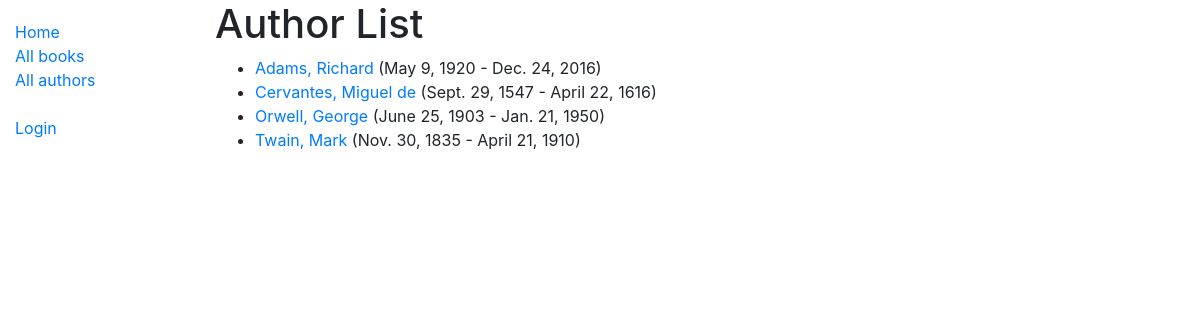
Screenshot of /catalog/authors/ with the database file from the repository.
### catalog/models.py (models this page shows, shortened)
class Author(models.Model):
  first_name = models.CharField(max_length=100)
  last_name = models.CharField(max_length=100)
  date_of_birth = models.DateField('Born', null=True, blank=True)
  date_of_death = models.DateField('Died', null=True, blank=True)
  class Meta:
    ordering = ['last_name', 'first_name']
  def get_absolute_url(self):
    return reverse('author-detail', args=[str(self.id)])

### catalog/views.py (the view)
# urls.py: path('authors/', views.AuthorListView.as_view(), name='authors'),
class AuthorListView(generic.ListView):
  model = Author

### catalog/templates/catalog/author_list.html
{% extends "base_generic.html" %}
{% block content %}
  <h1>Author List</h1>
  {% if author_list %}
  <ul>
    {% for author in author_list %}
      <li>
        <a href="{{ author.get_absolute_url }}">{{ author.last_name }}, {{ author.first_name }}</a> ({{ author.date_of_birth }} - {{ author.date_of_death }})
      </li>
    {% endfor %}
  </ul>
  {% else %}
    <p>There are no authors.</p>
  {% endif %}
{% endblock %}

### rows the page displays
Author: last_name "Adams", first_name "Richard", date_of_birth "May 9, 1920", date_of_death "Dec. 24, 2016"
Author: last_name "Cervantes", first_name "Miguel de", date_of_birth "Sept. 29, 1547", date_of_death "April 22, 1616"
Author: last_name "Orwell", first_name "George", date_of_birth "June 25, 1903", date_of_death "Jan. 21, 1950"
Author: last_name "Twain", first_name "Mark", date_of_birth "Nov. 30, 1835", date_of_death "April 21, 1910"
